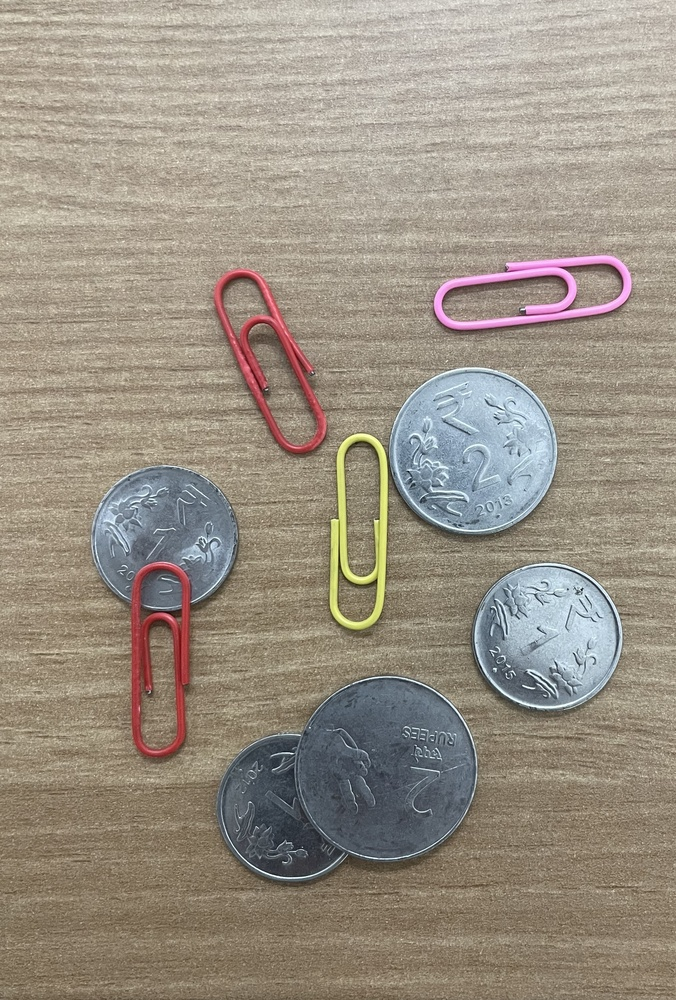
#> input picture WEEK 4 (CheckPoint 1)/image.jpg, 676 x 1000 px, shrunk from 2177 x 3219 before the run
$ python coin_detection.py
#> lines starting #> are read from the running program, lines starting #| are printed output that depends on the picture; after the words box and inside, x2 and y2 are one past the last pixel; in counts of white or black regions, pixels touching at a corner belong together
import cv2
import numpy as np

img=cv2.imread("image.jpg")
#> img is the input picture: shape (1000, 676, 3); mean B, G, R 131.6, 144.7, 154
gray=cv2.cvtColor(img,cv2.COLOR_BGR2GRAY)
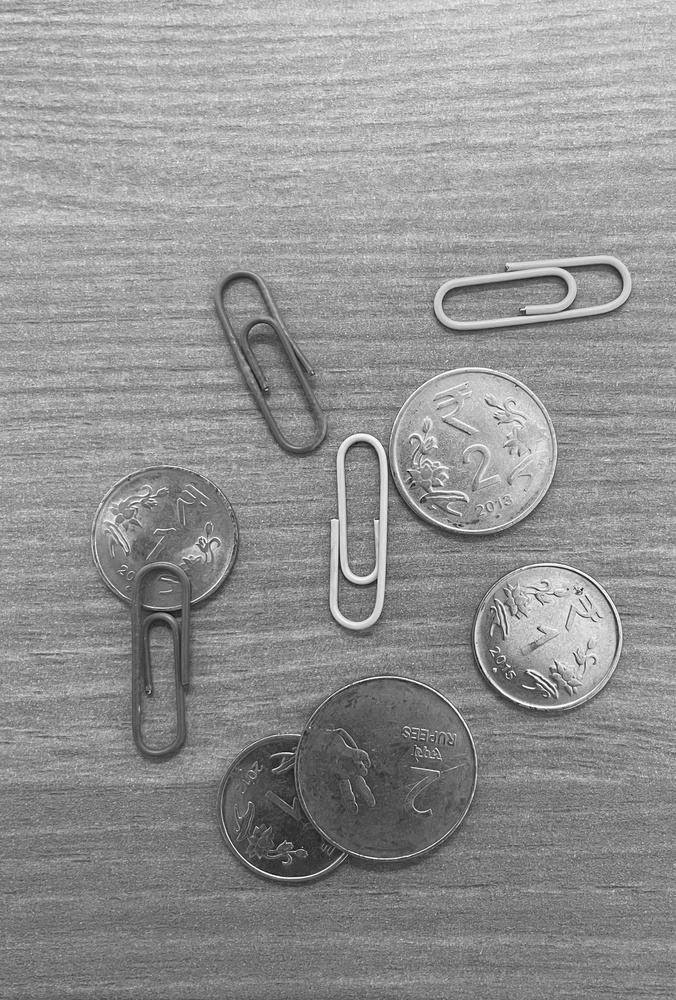
#> gray: shape (1000, 676); min 5, max 254, mean 146
blur=cv2.GaussianBlur(gray,(5,5),0)
kernel=np.array([
    [0,-1,0],
    [-1,5,-1],
    [0,-1,0]
])
sharpened_img=cv2.filter2D(blur,-1,kernel)

thresh=cv2.adaptiveThreshold(sharpened_img,255,cv2.ADAPTIVE_THRESH_MEAN_C,cv2.THRESH_BINARY_INV,11,2)
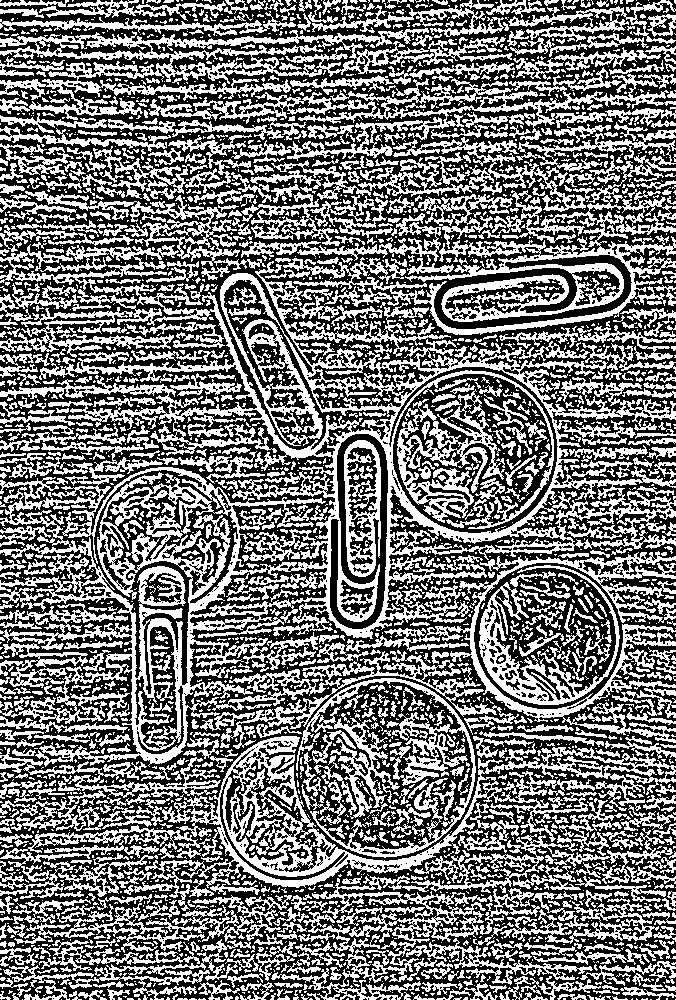
#> thresh: shape (1000, 676); 45.9% white; 3018 white regions (2162 under 20 px)


contours,_=cv2.findContours(thresh,cv2.RETR_EXTERNAL,cv2.CHAIN_APPROX_SIMPLE)
#> contours = 2618 contours, 2102 with area under 20; largest, box (x1, y1, x2, y2) and area: (0, 244, 676, 767) 135771, (0, 736, 676, 911) 23211, (283, 129, 676, 335) 15574, (0, 28, 512, 120) 14909, (271, 828, 673, 1000) 8906

image_width=57.6 #cm
min_d=12
max_d=22

i=0
detected_coins=[]
for cnt in contours:
    i+=1
    print(i)
    (center,radius)=cv2.minEnclosingCircle(cnt)
    diameter_cm=2*radius*(1/(img.shape[1]/image_width))
    if min_d<=diameter_cm<=max_d:
        detected_coins.append((center,diameter_cm))
        cv2.circle(img,(int(center[0]),int(center[1])),int(radius),(0,255,0),2)
#> this loop made 2618 passes
#> (center, radius, diameter_cm) on passes 1, 3, 5: ((675, 999), 0.0001, 1.7e-05), ((580, 999), 0.0001, 1.7e-05), ((61, 999), 0.0001, 1.7e-05)
#| 1
#| 2
#| 3
#| 4
#| 5
#| 6
#| 7
#| 8
#> (further printed lines are left out)
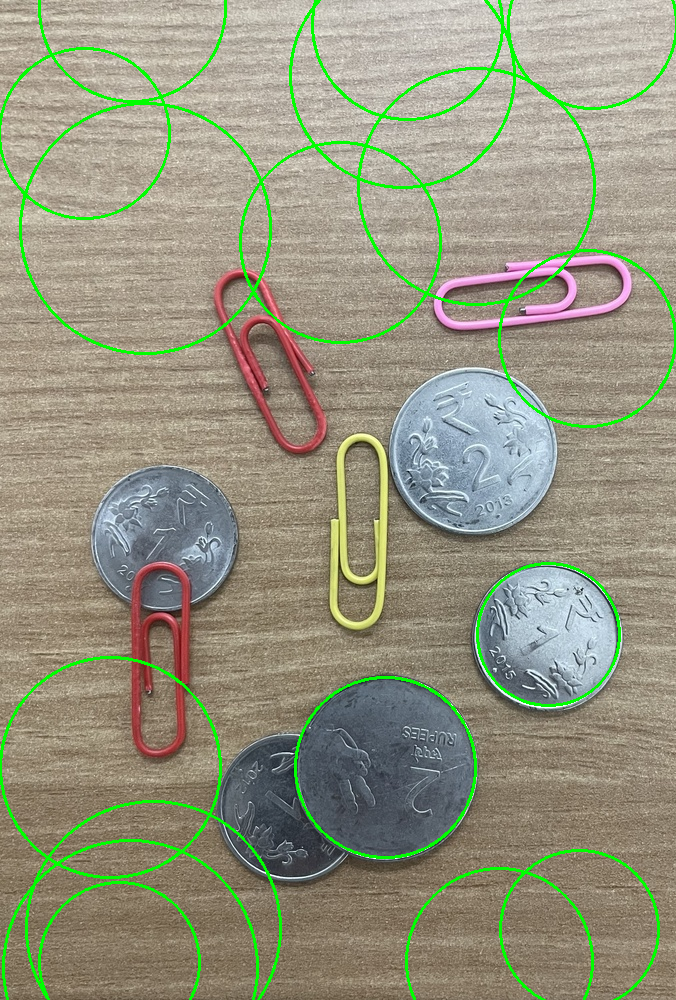
#> img: shape (1000, 676, 3); 3.66% of pixels changed, all inside (x1, y1, x2, y2) = (0, 0, 676, 1000)
#> after the loop, detected_coins = 17 items; i = 2618

print(f"Total coins detected : {len(detected_coins)}")

for center, diameter_cm in detected_coins:
    print(f"Coin diameter :  {diameter_cm:.2f} cm")
#> this loop made 17 passes
#> (center, diameter_cm) on passes 1 to 12: ((119, 962.5), 13.64), ((130.5, 967), 21.73), ((499, 961), 15.91), ((579, 929.5), 13.48), ((153, 928.5), 21.64), ((110, 767.5), 18.87), ((385.3, 767.6), 15.35), ((548.8, 634.7), 12.16), ((587, 338.5), 15), ((340.5, 242), 17.15), ((145, 228.5), 21.42), ((476, 186.5), 20.11)


cv2.imshow("thresh",thresh)
cv2.imshow("Detected coins", img)
cv2.waitKey(0)
cv2.destroyAllWindows()
